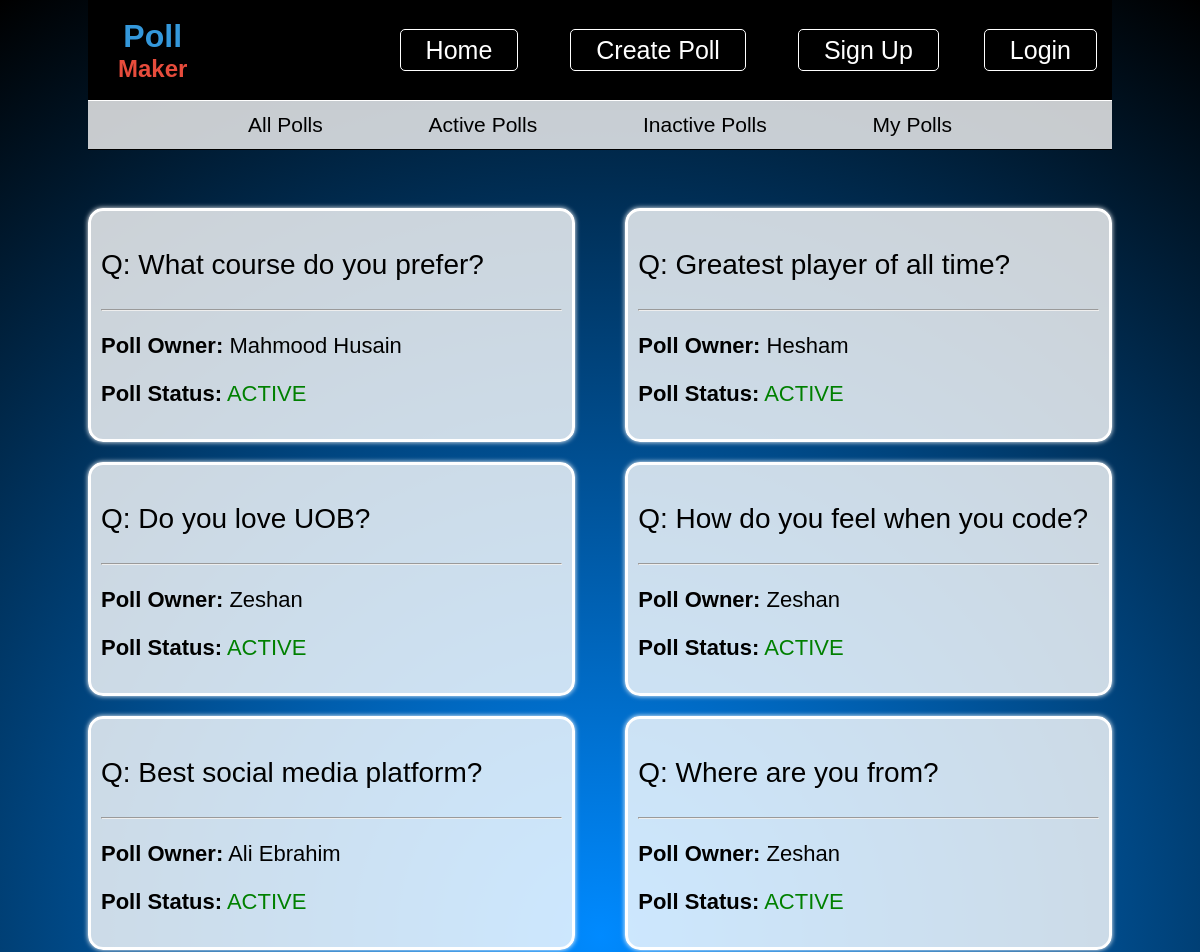
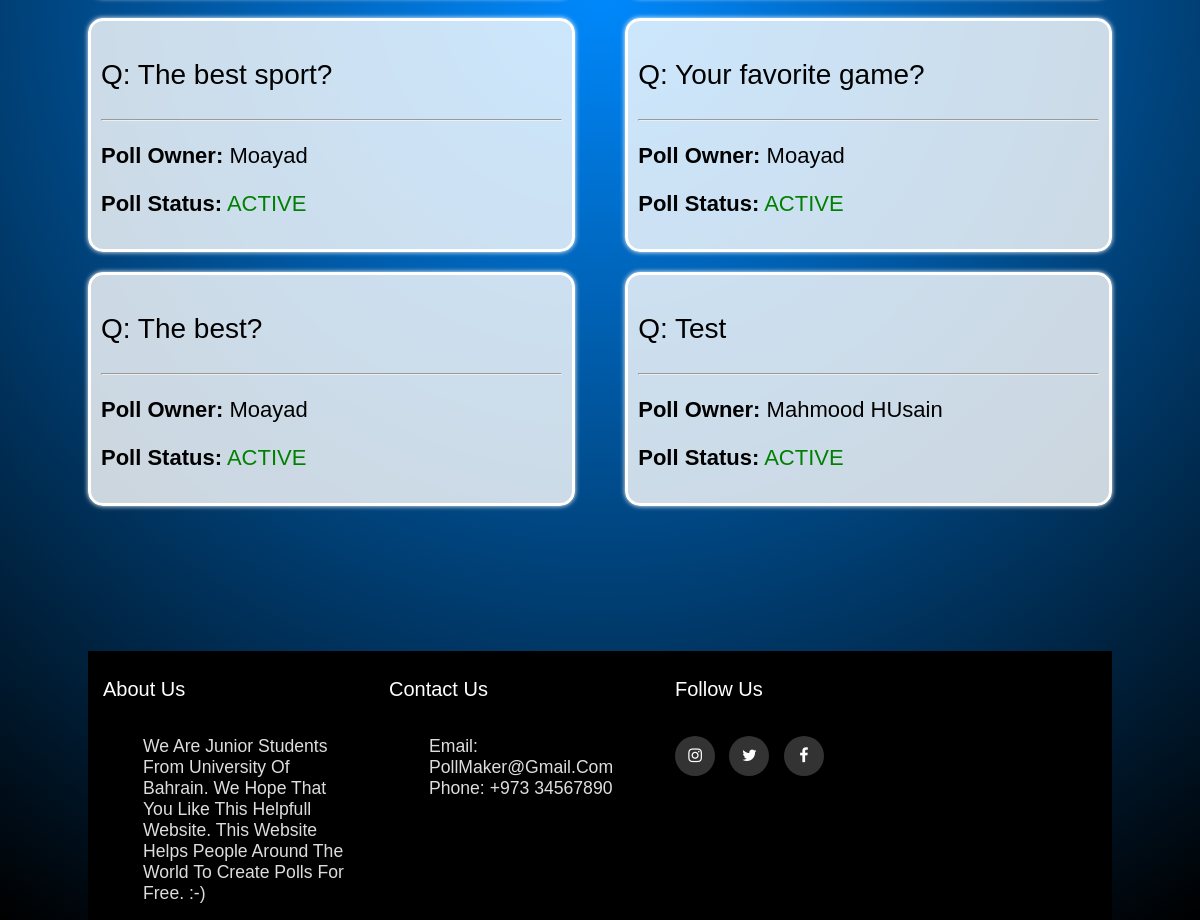
Screenshot of /index.php?typepoll=active with the database file from the repository (2 pictures, top to bottom).
### tables this page shows
CREATE TABLE `poll` (
  `poll_id` int(20) NOT NULL,
  `question` varchar(250) NOT NULL,
  `total_votes` int(50) NOT NULL,
  `user_id` int(20) NOT NULL,
  `poll_status` varchar(15) NOT NULL,
  `start_date` date NOT NULL,
  `end_date` date NOT NULL
);

CREATE TABLE `users` (
  `user_id` int(20) NOT NULL,
  `username` varchar(100) NOT NULL,
  `email` varchar(100) NOT NULL,
  `password` varchar(100) NOT NULL,
  `role` varchar(50) NOT NULL
);

### index.php (the view, shortened to what this page needs)
<?php
    try{
        require('connection.php');
        $db->beginTransaction();
        $sql = "SELECT * FROM poll";
        $rows = $db->query($sql);
        $result = $rows->fetchAll(PDO::FETCH_ASSOC);
        if($result){
        $todayDate = date("Y-m-d");
        foreach($result as $det){
            if($todayDate > $det['end_date'] && $det['end_date'] != '0000-00-00'){
                $poll_id = $det['poll_id'];
            }
        }
        }else{
            $msgEmpty="No polls are created";
        }
    $db -> commit();
    $db = null;
}
catch(PDOExecption $e){
    $db->rollBack();
    die($e -> getMessage());
}
?>
<!DOCTYPE html>
<html lang="en">
<head>
    <link rel="stylesheet" href="css/index.css">
    <link rel="stylesheet" href="https://cdnjs.cloudflare.com/ajax/libs/font-awesome/4.7.0/css/font-awesome.min.css">
</head>
<body>
    <div class='container'>
        <div class="header-container">
            <?php require('header.php'); ?>
            <div class="nav2">
                <form action="" method="POST">
                    <a href="index.php?typepoll=allPolls">All Polls</a>
                    <a href="index.php?typepoll=active">Active Polls</a>
                    <a href="index.php?typepoll=inactive">Inactive Polls</a>
                    <a href="index.php?typepoll=myPolls">My Polls</a>
                </form>
            </div>
        </div>
        <main>
            <div class="allpollBoxes">
                <?php
            try{
                require('connection.php');
                if(isset($msgEmpty)){
                    echo '<h3 style="color:white; min-height: 200px">'.$msgEmpty.'</h3>';
                    unset($msgEmpty);
                }else{
                if(isset($_GET['typepoll'])){
                    $poll_type=$_GET['typepoll'];
                    if($poll_type=="active"){
                        $sql = "SELECT * FROM poll WHERE poll_status='active'";
                        $rs = $db->query($sql);
                        $rows = $rs->fetchAll(PDO::FETCH_ASSOC);
                        if($rows){
                        foreach($rows as $k=>$details){
                            extract($details);
                            $sql2 = "SELECT username FROM users WHERE user_id=$user_id";
                            $rs2 = $db->query($sql2);
                            $rows2 = $rs2->fetchAll(PDO::FETCH_ASSOC);
                            echo '
                        <div class="pollBoxes">
                        <a href="view-poll.php?poll_id='.$poll_id.'">
                        <p>Q: '.$question.'</p>
                        <hr>
                        <p class="pollBoxOwner"><b>Poll Owner:</b> '.$rows2[0]['username'].'</p>
                        <p class="pollBoxOwner"><b>Poll Status:</b> <span style="color:green">'. strtoupper($poll_status).'</span></p>
                        </a>
                        </div>
                        ';
                    }
                    }else{
                        echo '<h3 style="color:white; min-height: 200px">There is no active polls</h3>';
                    }
                } else if($poll_type=="inactive"){
                    $sql = "SELECT * FROM poll WHERE poll_status='inactive'";
                    $rs = $db->query($sql);
                    $rows = $rs->fetchAll(PDO::FETCH_ASSOC);
                    if($rows){
                    foreach($rows as $k=>$details){
                        extract($details);
                        $sql2 = "SELECT username FROM users WHERE user_id=$user_id";
                        $rs2 = $db->query($sql2);
                        $rows2 = $rs2->fetchAll(PDO::FETCH_ASSOC);
                        echo '
                        <div class="pollBoxes">
                        <a href="view-poll.php?poll_id='.$poll_id.'">
                        <p>Q: '.$question.'</p>
                        <hr>
                        <p class="pollBoxOwner"><b>Poll Owner:</b> '.$rows2[0]['username'].'</p>
                        <p class="pollBoxOwner"><b>Poll Status:</b> <span style="color:red">'. strtoupper($poll_status).'</span></p>
                        </a>
                        </div>
                        ';
                    }
                    }else{
                        echo '<h3 style="color:white; min-height: 200px">There is no inactive polls</h3>';
                    }
                } else if($poll_type=="myPolls"){
                    if(isset($_SESSION['loggedIn']) && $_SESSION['loggedIn']){
                        $id = $_SESSION['user'][0];
                        $sql = "SELECT * FROM poll WHERE user_id=$id";
                        $rs = $db->query($sql);
                        $rows = $rs->fetchAll(PDO::FETCH_ASSOC);
                        if(count($rows) == 0){
                            echo "<h3>You don't currently own any polls. Create a poll <span class='myPollLogIn'><a href='create-poll.php'>here</a></span>.</h3>";
                        } else {
                        foreach($rows as $k=>$details){
                            extract($details);
                            $sql2 = "SELECT username FROM users WHERE user_id=$id";
                            $rs2 = $db->query($sql2);
                            $rows2 = $rs2->fetchAll(PDO::FETCH_ASSOC);
                            if($poll_status == 'active'){
                                $stat = "<span style='color:green'>ACTIVE</span>";
                            } else {
                                $stat = "<span style='color:red'>INACTIVE</span>";
                            }
                            echo '
                            <div class="pollBoxes">
                            <a href="view-poll.php?poll_id='.$poll_id.'">
                                <p>Q: '.$question.'</p>
                                <hr>
                                <p class="pollBoxOwner"><b>Poll Owner:</b> '.$rows2[0]['username'].'</p>
                                <p class="pollBoxOwner"><b>Poll Status:</b> '.$stat.'</p>
                                </a>
                                </div>
                                ';
                            }
                        }
                        }else{
                            echo "<h3 style='color: white; min-height: 200px'>Please login to view your polls</h3>";
                        }
                    } else if($poll_type=="allPolls"){
                        $sql = "SELECT * FROM poll";
                        $rs = $db->query($sql);
                        $rows = $rs->fetchAll(PDO::FETCH_ASSOC);
                        foreach($rows as $k=>$details){
                            extract($details);
                            $sql2 = "SELECT username FROM users WHERE user_id=$user_id";
                            $rs2 = $db->query($sql2);
                            $rows2 = $rs2->fetchAll(PDO::FETCH_ASSOC);
                            if($poll_status == 'active'){
                                $stat = "<span style='color:green'>ACTIVE</span>";
                            } else {
                                $stat = "<span style='color:red'>INACTIVE</span>";
                            }
                            echo '
                            <div class="pollBoxes">
                            <a href="view-poll.php?poll_id='.$poll_id.'">
                            <p>Q: '.$question.'</p>
                            <hr>
                            <p class="pollBoxOwner"><b>Poll Owner:</b> '.$rows2[0]['username'].'</p>
                            <p class="pollBoxOwner"><b>Poll Status:</b> '.$stat.'</p>
                            </a>
                            </div>
                            ';
                        }
                    }else{
                        die("400 Bad Request");
                    }
                    }
                }
                }catch(PDOException $ex){
                die($ex->getMessage());
            }
            ?>
            </div>
        </main>
        <?php include('footer.php') ?>
    </div>
</body>
</html>

### css/index.css (style rules this page uses)
html { height: 100%; background-attachment: fixed; background-repeat: no-repeat; background-size: cover; background: rgb(0,138,255); background: radial-gradient(circle, rgba(0,138,255,1) 0%, rgba(0,0,0,1) 100%); }
body { font-family: Arial, Helvetica, sans-serif; }
.container { width: 1024px; min-height: 500px; margin: 0 auto; }
.header-container { position: fixed; width: 1024px; top: 0; }
a { text-decoration: none; }
.nav2 { background-color: #f5f5f5d1; border-bottom: 1px solid black; padding-bottom: 12px; padding-top: 12px; font-size: 21px; text-align: center; }
.nav2 a { color: black; margin-top: 15px; padding: 12px 50px; background: none; border: none; }
.allpollBoxes { max-width: 1024px; margin: 0 auto; display: flex; flex-wrap: wrap; justify-content: space-between; padding-bottom: 125px; padding-top: 200px; }
.allpollBoxes a { display: contents; color:black; }
.pollBoxes { background-color: rgb(255 255 255 / 80%); width: 45%; min-height: 150px; padding: 10px; margin-bottom: 20px; border: 3px solid #ffffff; border-radius: 15px; box-shadow: 0px 0px 5px white; font-size: 28px; }
.pollBoxOwner { font-size: 22px; }

### rows the page displays
poll: question "What course do you prefer?", user.username "Mahmood Husain", poll_status "ACTIVE"
poll: question "Greatest player of all time?", user.username "Hesham", poll_status "ACTIVE"
poll: question "Do you love UOB?", user.username "Zeshan", poll_status "ACTIVE"
poll: question "How do you feel when you code?", user.username "Zeshan", poll_status "ACTIVE"
poll: question "Best social media platform?", user.username "Ali Ebrahim", poll_status "ACTIVE"
poll: question "Where are you from?", user.username "Zeshan", poll_status "ACTIVE"
poll: question "The best sport?", user.username "Moayad", poll_status "ACTIVE"
poll: question "Your favorite game?", user.username "Moayad", poll_status "ACTIVE"
poll: question "The best?", user.username "Moayad", poll_status "ACTIVE"
poll: question "Test", user.username "Mahmood HUsain", poll_status "ACTIVE"
